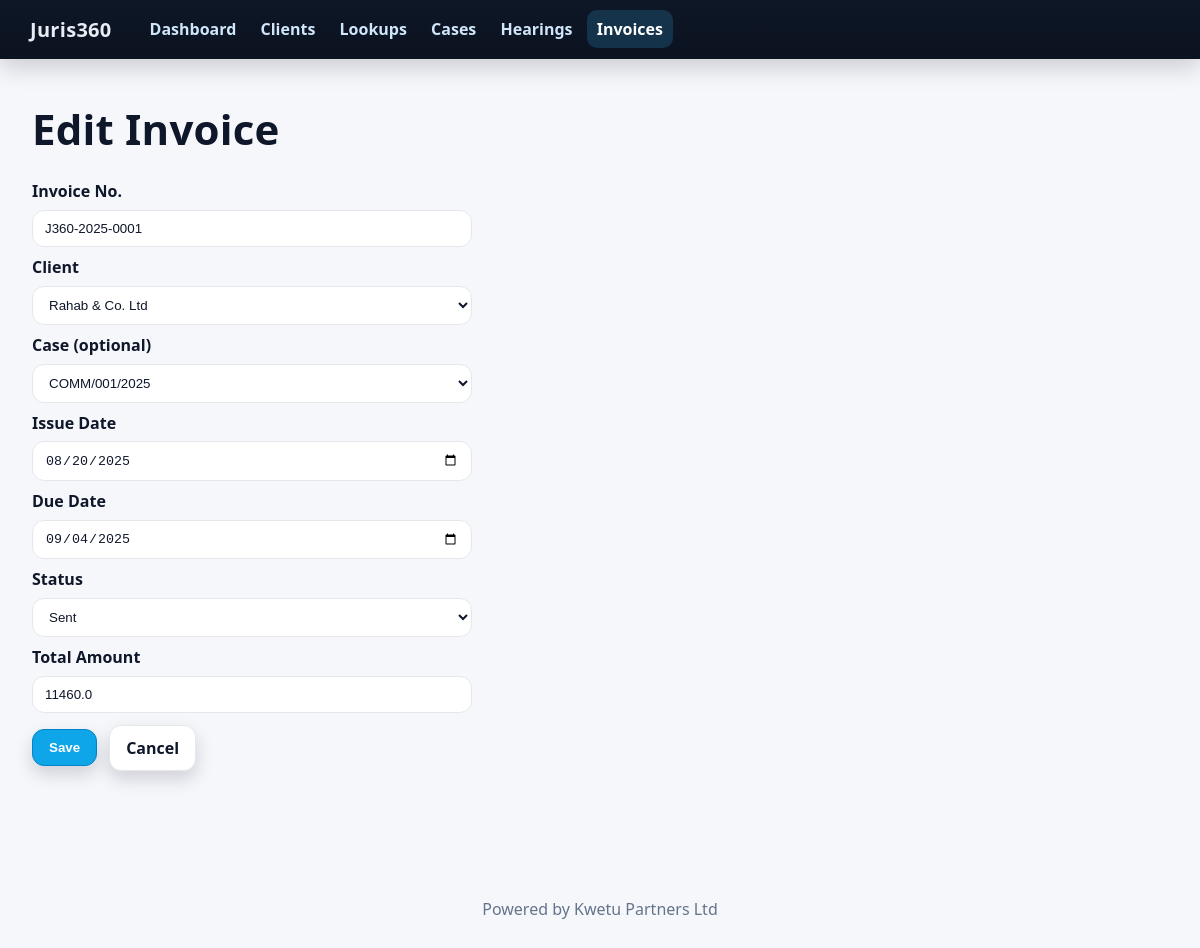
The app's page /invoices/2/edit with its own data.
### app.py (models this page shows)
class Base(DeclarativeBase): pass

class Invoice(Base):
    __tablename__ = "invoices"
    id: Mapped[int] = mapped_column(primary_key=True)
    number: Mapped[str] = mapped_column(String(40))
    client_id: Mapped[int] = mapped_column(ForeignKey("clients.id"))
    case_id: Mapped[int | None] = mapped_column(ForeignKey("cases.id"), nullable=True)
    issue_date: Mapped[datetime.date | None] = mapped_column(Date, nullable=True)
    due_date: Mapped[datetime.date | None] = mapped_column(Date, nullable=True)
    status: Mapped[str] = mapped_column(String(30), default="Draft")
    total_amount: Mapped[float | None] = mapped_column(Float, nullable=True)
    client: Mapped["Client"] = relationship(back_populates="invoices")
    case: Mapped["Case | None"] = relationship()

### app.py (the view, shortened to what this page needs)
@app.route("/invoices/<int:id>/edit", methods=["GET","POST"])
def invoice_edit(id:int):
    with Session(engine) as s:
        item = s.get(Invoice, id)
        if not item: flash("Invoice not found","error"); return redirect(url_for("invoices"))
        clients = s.scalars(select(Client).order_by(Client.name)).all()
        cases = s.scalars(select(Case).order_by(Case.number)).all()
        s.expunge(item)
        return render_template("invoice_form.html", item=item, clients=clients, cases=cases, active="invoices")

### templates/invoice_form.html (shortened to what this page needs)
{% extends 'base.html' %}{% set active='invoices' %}
{% block content %}
<h1>{{ 'Edit' if item else 'New' }} Invoice</h1>
<form method="post">
<label>Invoice No.</label><input type="text" name="number" value="{{ item.number if item else '' }}" required>
<label>Client</label><select name="client_id" required>
{% for c in clients %}<option value="{{ c.id }}" {{ 'selected' if item and item.client_id==c.id else '' }}>{{ c.name }}</option>{% endfor %}
</select>
<label>Case (optional)</label><select name="case_id"><option value="">—</option>
{% for cs in cases %}<option value="{{ cs.id }}" {{ 'selected' if item and item.case_id==cs.id else '' }}>{{ cs.number }}</option>{% endfor %}</select>
<label>Issue Date</label><input type="date" name="issue_date" value="{{ item.issue_date if item and item.issue_date else '' }}">
<label>Due Date</label><input type="date" name="due_date" value="{{ item.due_date if item and item.due_date else '' }}">
<label>Status</label><select name="status">{% for s in ['Draft','Sent','Paid','Overdue'] %}<option value="{{ s }}" {{ 'selected' if item and item.status==s else '' }}>{{ s }}</option>{% endfor %}</select>
<label>Total Amount</label><input type="number" step="0.01" name="total_amount" value="{{ item.total_amount if item else '' }}">
<div class="actions"><button class="btn btn-primary" type="submit">Save</button>
<a class="btn btn-secondary" href="{{ url_for('invoices') }}">Cancel</a></div></form>
{% endblock %}

### static/css/style.css (style rules this page uses)
:root { --brand-900:#0e1726;--brand-800:#0b1220;--accent-600:#0ea5e9;--text-900:#0f172a;--text-700:#334155;--muted-600:#64748b;--border:#e5e7eb;--bg:#f6f7fb;--card:#ffffff;--radius:14px;--shadow:0 10px 24px rgba(2,8,23,.08),0 2px 6px rgba(2,8,23,.06) }
* { box-sizing:border-box }
html,body { height:100% }
body { margin:0;font:16px/1.55 system-ui,-apple-system,Segoe UI,Roboto,Arial,sans-serif;color:var(--text-900);background:var(--bg) }
h1 { font-size:42px;line-height:1.15;margin:8px 0 26px;letter-spacing:.2px }
input[type=text],input[type=email],input[type=tel],input[type=date],input[type=number],select,textarea { width:100%;max-width:440px;padding:10px 12px;border:1px solid var(--border);border-radius:12px;background:#fff;color:var(--text-900);outline:none;transition:border .15s,box-shadow .15s }
label { display:block;font-weight:600;margin:8px 0 6px }
button,.btn,[role=button] { --btn-bg:#111827;--btn-fg:#fff;--btn-b:#0f172a;display:inline-flex;align-items:center;gap:8px;padding:10px 16px;border-radius:12px;border:1px solid var(--btn-b);background:var(--btn-bg);color:var(--btn-fg);font-weight:700;text-decoration:none;cursor:pointer;box-shadow:0 1px 0 rgba(255,255,255,.05),0 8px 18px rgba(2,8,23,.16) }
.btn-primary { --btn-bg:var(--accent-600);--btn-b:#0284c7 }
.btn-secondary { --btn-bg:#ffffff;--btn-fg:var(--text-900);--btn-b:var(--border) }
.actions { display:flex;align-items:center;gap:12px;flex-wrap:wrap;margin:12px 0 18px }
a { color:#0ea5e9 }

### records on screen
Invoice: number "J360-2025-0001", issue_date "08/20/2025", due_date "09/04/2025", total_amount "11460.0"

### other values on screen
{{ 'Edit' if item else 'New' }} "Edit"
form field client_id "Rahab & Co. Ltd"
form field case_id "COMM/001/2025"
form field status "Sent"
